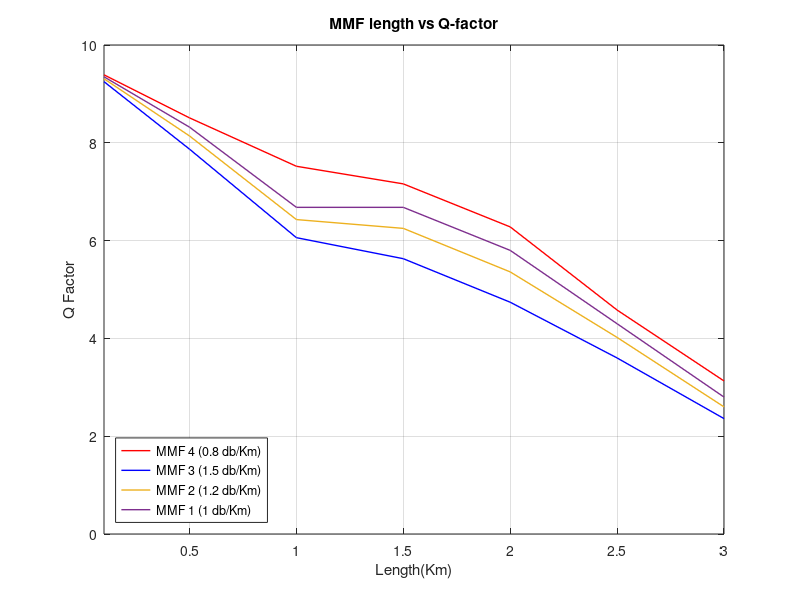
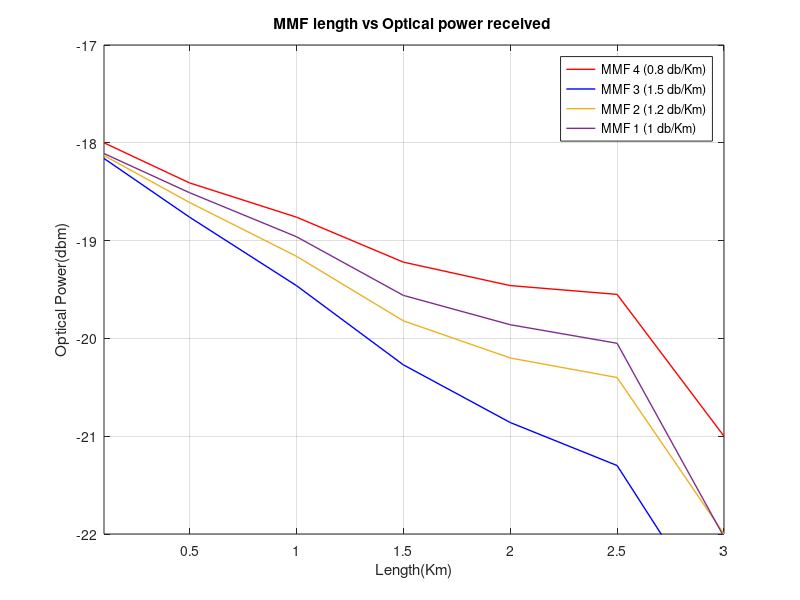
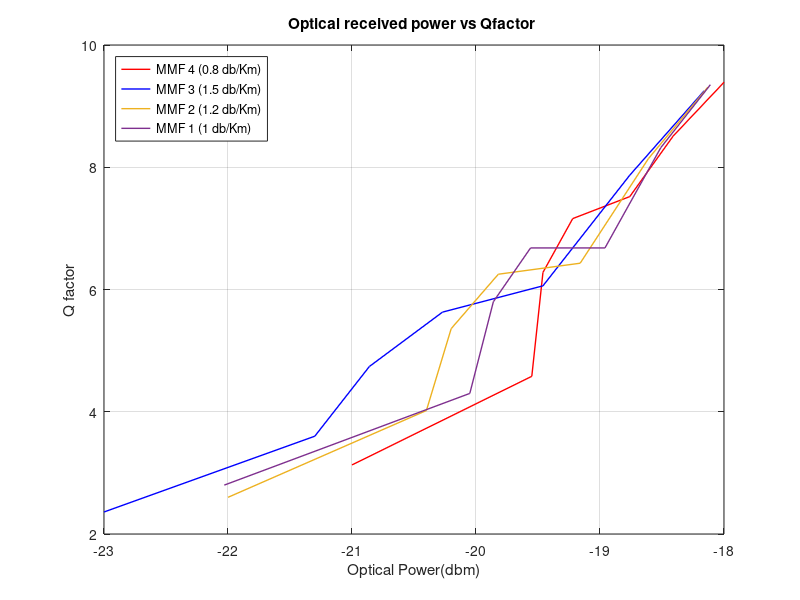

These figures' MATLAB source, in order:
%%
%   MMF 
%   Fiber length vs Q factor
%   Fiber length vs Optical power
%
% 
%
%%

clear functions
clear all
close all
%% SIMULATION
%fibra OM4(0.8db/km)@1300nm
comprimento=[0.1, 0.5, 1, 1.5, 2, 2.5, 3];
q_factor_4=[9.39, 8.51, 7.52, 7.16, 6.28, 4.58, 3.13];
optical_pw_4=[-18, -18.41, -18.76, -19.22, -19.46, -19.55, -21];

%fibra OM3(1.5db/Km)@1300nm
q_factor_3=[9.25, 7.87, 6.06, 5.63, 4.74, 3.60, 2.36];
optical_pw_3=[-18.16, -18.76, -19.46, -20.27, -20.86, -21.30, -23];

%fibra OM2 (1.2db/km) @1300nm
q_factor_2=[9.31, 8.14, 6.43, 6.25, 5.36, 4.02, 2.60];
optical_pw_2=[-18.13, -18.61, -19.16, -19.82, -20.2, -20.4, -22];

%fibra OM1 (1db/km)@1300nm
q_factor_1=[9.35, 8.32, 6.68, 6.68, 5.80, 4.30, 2.80];
optical_pw_1=[-18.11, -18.51, -18.96, -19.56, -19.86, -20.05, -22.03];


%% PLOTS
%MMF LENGTH VS QFACTOR
figure(1)
plot(comprimento,q_factor_4,'Linewidth',1,'color','r');
hold on
grid on
plot(comprimento,q_factor_3,'Linewidth',1,'color','b');
plot(comprimento,q_factor_2,'Linewidth',1);
plot(comprimento,q_factor_1,'Linewidth',1);
title('MMF length vs Q-factor');
legend('MMF 4 (0.8 db/Km)','MMF 3 (1.5 db/Km)','MMF 2 (1.2 db/Km)','MMF 1 (1 db/Km)','Location','SouthWest')
xlabel('Length(Km)'), ylabel('Q Factor');
axis([0.1 3 0 10]);

%%
%MMF LENGTH VS Optical Power received
figure(2)
%subplot(211)
plot(comprimento,optical_pw_4,'Linewidth',1,'color','r');
hold on
grid on
plot(comprimento,optical_pw_3,'Linewidth',1,'color','b');
plot(comprimento,optical_pw_2,'Linewidth',1);
plot(comprimento,optical_pw_1,'Linewidth',1);
title('MMF length vs Optical power received ');
legend('MMF 4 (0.8 db/Km)','MMF 3 (1.5 db/Km)','MMF 2 (1.2 db/Km)','MMF 1 (1 db/Km)','Location','NorthEast')
xlabel('Length(Km)'), ylabel('Optical Power(dbm)');
axis([0.1 3 -22 -17]);

%Optical power received vs Qfactor
figure(3)
plot(optical_pw_4, q_factor_4,'Linewidth',1,'color','r');
hold on
grid on
plot(optical_pw_3, q_factor_3,'Linewidth',1,'color','b');
plot(optical_pw_2, q_factor_2,'Linewidth',1);
plot(optical_pw_1, q_factor_1,'Linewidth',1);
title('Optical received power vs Qfactor ');
legend('MMF 4 (0.8 db/Km)','MMF 3 (1.5 db/Km)','MMF 2 (1.2 db/Km)','MMF 1 (1 db/Km)','Location','NorthWest')
xlabel('Optical Power(dbm)'), ylabel('Q factor');
axis([-23 -18 2 10 ]);

